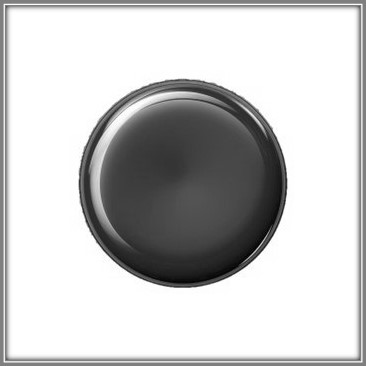
#> input picture LinjaGame/negraBienBorde.jpg, 366 x 366 px
$ python Linja.py
#> lines starting #> are read from the running program, lines starting #| are printed output that depends on the picture
# **Juego Linja**
### *Sistemas Inteligentes* (Curso 2023-2024)

# Alumna: Jimena Arnaiz González

# NOTA: En algún método hay prints interesantes como el de "fila ocupada" del método obtenerMov() o "turno perdido" de extraPerdida() comentados para que no se repitan a la hora de usar el minimax (jugada del jugador2).
# Hice eso porque no encontré una forma de hacer que no se me repitieran. También, respecto a este tema, hay dos métodos que están repetidos (un método con prints y otro sin prints) para evitar esa repetición. En esos dos, repito el código en vez de comentar los print directamente porque tienen varios prints que podrían servir de ayuda a la hora de realizar el movimiento en el jugador1.

#**Clase TableroLinja**
from copy import deepcopy
from typing import Tuple, List
import math

#librerías para mostrar el tablero con imgs
import numpy as np
import matplotlib.pyplot as plt
import matplotlib.image as mpimg

class TableroLinja:
    '''
    Constructor de la clase TableroLinja.

    @param matrix: Matriz que representa el estado inicial del tablero.
    '''
    def __init__(self, matrix):
        self.setMatrix(matrix)
        self.fil = len(matrix)
        self.col = len(matrix[0])
        self.turno = 1 #turno actual
        self.contMovs = 2
        self.turnoExtra = False
        self.filas2Mov = 0 #filas que puedes saltar en el movimiento 2

    '''
    Comprueba si dos instancias de TableroLinja son iguales.

    @param other: Otra instancia de TableroLinja para comparar.
    @return: True si las instancias son iguales, False en caso contrario.
    '''
    # [6 lines left out: function __eq__, not called in this run]

    '''
    Establece la matriz del objeto actual con una copia profunda de la matriz proporcionada.

    @param matrix: Nueva matriz para asignar al tablero.
    '''
    def setMatrix(self, matrix):
        self.matrix = deepcopy(matrix)

    '''
    Devuelve una copia profunda de la matriz almacenada en el objeto actual.

    @return: Copia profunda de la matriz.
    '''
    def getMatrix(self) -> List[List]:
        return deepcopy(self.matrix)

    '''
    Copia los atributos del tablero pasado por parámetro en el tablero actual.
    La utilizo para realizar en el minimax la copia de los estados hijos.

    @param other: Otra instancia de TableroLinja para copiar sus atributos.
    '''
    # [8 lines left out: function copyFrom, not called in this run]

    '''
    Imprime el tablero con letras.

    @return: Representación en cadena del tablero.
    '''
    # [8 lines left out: function imprimirTablero, not called in this run]

    '''
    Impresión del tablero con imágenes.
    Utiliza un diccionario que mapea valores en el tablero a nombres de archivos de imagen.

    @return: No debería de retornar nada, pero al llamarlo, me muestra None
    '''
    def imprimirTabConImagenes(self):
        #Diccionario que mapea valores en el tablero a nombres de archivos de imagen
        imagen_dict = {'R': 'rojaBienBorde.jpg', 'V': 'vacioBienBorde.jpg', 'N': 'negraBienBorde.jpg'}

        # Crea una figura y ejes
        fig, ax = plt.subplots()

        matriz = np.array(self.getMatrix())

        #Configura el tamaño de la figura para que coincida con el tamaño de la matriz
        fig.set_size_inches(np.array(matriz.shape[::-1]) / 2)

        #Itera sobre la matriz y mostrar imágenes según los valores en el tablero
        for i in range(matriz.shape[0]):
            for j in range(matriz.shape[1]):
                if matriz[i, j] in imagen_dict:
                    imagen = mpimg.imread(imagen_dict[matriz[i, j]])
#> imagen is the input picture: shape (366, 366, 3); min 0, max 255, mean 199.5
                    ax.imshow(imagen, extent=(j, j + 1, matriz.shape[0] - i - 1, matriz.shape[0] - i))

        #Dibuja líneas para separar las celdas en el borde derecho e inferior
        for i in range(matriz.shape[0]):
            ax.add_line(plt.Line2D([matriz.shape[1], matriz.shape[1]], [i, i + 1], color='black'))
#> this loop made 8 passes
        for j in range(matriz.shape[1]):
            ax.add_line(plt.Line2D([j, j + 1], [matriz.shape[0], matriz.shape[0]], color='black'))

        # Dibuja líneas para separar las celdas en el borde derecho e inferior
        for i in range(matriz.shape[0]):
            ax.add_line(plt.Line2D([matriz.shape[1], matriz.shape[1]], [i, i + 1], color='black'))
            ax.add_line(plt.Line2D([0, matriz.shape[1]], [i + 1, i + 1], color='black'))

        for j in range(matriz.shape[1]):
            ax.add_line(plt.Line2D([j, j + 1], [matriz.shape[0], matriz.shape[0]], color='black'))
            ax.add_line(plt.Line2D([j, j], [0, matriz.shape[0]], color='black'))

         # Dibuja líneas para los bordes exteriores
        ax.add_line(plt.Line2D([0, matriz.shape[1]], [0, 0], color='black'))
        ax.add_line(plt.Line2D([matriz.shape[1], matriz.shape[1]], [0, matriz.shape[0]], color='black'))
        ax.add_line(plt.Line2D([0, 0], [0, matriz.shape[0]], color='black'))
        ax.add_line(plt.Line2D([0, matriz.shape[1]], [matriz.shape[0], matriz.shape[0]], color='black'))

        #Configura ejes y muestra la figura
        ax.set_xlim(0, matriz.shape[1])
        ax.set_ylim(0, matriz.shape[0])
        ax.set_aspect('equal', 'box')
        ax.axis('off')

        plt.show()
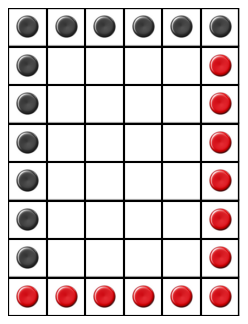
#> figure drawn by matplotlib, 1 panel


    '''
    Dada una fila y columna, coloca la pieza (tile) en dicha posición.

    @param fila: Fila de la posición.
    @param col: Columna de la posición.
    @param tile: Valor a colocar en la posición.
    '''
    def placeTile(self, fila: int, col: int, tile: int):
        if 0 <= fila < self.fil and 0 <= col < self.col:
            self.matrix[fila][col] = tile

    '''
    Elimina el elemento de la posición especificada.

    @param fila: Fila de la posición a eliminar.
    @param col: Columna de la posición a eliminar.
    '''
    def deleteTile(self, fila: int, col: int):
        if (0 <= fila < self.fil) and (0 <= col < self.col):
            self.matrix[fila][col] = 'V'

    '''
    Devuelve la celda correspondiente a la fila y columna pasadas por parámetro.

    @param fila: Fila de la celda.
    @param col: Columna de la celda.
    @return: Valor de la celda.
    '''
    def getCelda(self, fila: int, col: int):
        return self.matrix[fila][col]

    '''
    Devuelve las filas a las que puedes ir (no completas).

    @return: Lista de filas accesibles.
    '''
    # [13 lines left out: function isAvailable, not called in this run]

    '''
    Función de coste minimax (una función para fichas rojas y otra para negras).

    @param jugador: Jugador para el cual se calcula el coste (1 para fichas rojas, 2 para fichas negras).
    @return: Valor del coste minimax.
    '''
    # [15 lines left out: function utility, not called in this run]

    '''
    Halla los puntos del jugador pasado por parámetro.

    @param jugador: Jugador para el cual se calcula el puntaje (1 para fichas rojas, 2 para fichas negras).
    @return: Puntaje del jugador.
    '''
    # [14 lines left out: function puntuaje, not called in this run]

    '''
    Valida si la fila pasada por parámetro está dentro de los límites del tablero.

    @param row: Fila a validar.
    @return: True si la fila es válida, False en caso contrario.
    '''
    # [4 lines left out: function filaValida, not called in this run]

    '''
    Valida si la columna pasada por parámetro está dentro de los límites del tablero.

    @param col: Columna a validar.
    @return: True si la columna es válida, False en caso contrario.
    '''
    # [4 lines left out: function colValida, not called in this run]

    '''
    Retorna True si la fila pasada por parámetro está vacía (todos los elementos son 'V').

    @param row: Fila a verificar.
    @return: True si la fila está vacía, False en caso contrario.
    '''
    # [5 lines left out: function filaVacia, not called in this run]

    '''
    Dada una fila, devuelve una lista con las columnas que contienen elementos 'V' (celdas vacías).

    @param row: Fila a analizar.
    @return: Lista de columnas con celdas vacías.
    '''
    # [6 lines left out: function celdasVacias, not called in this run]

    '''
    Devuelve en qué movimiento se encuentra el jugador (1 para el primer movimiento, 2 para el segundo movimiento).

    @return: Número del movimiento actual.
    '''
    # [5 lines left out: function queMovEs, not called in this run]

    '''
    Valida si se puede realizar el movimiento especificado.

    @param fila: Fila de origen del movimiento.
    @param col: Columna de origen del movimiento.
    @param nCol: Nueva columna de destino del movimiento.
    @return: True si el movimiento es válido, False en caso contrario.
    '''
    # [36 lines left out: functions validarMov, validarMovConPrints, not called in this run]

    '''
    Método auxiliar creado para saber en minimax si el movimiento se puede realizar.

    @param row: Fila de origen del movimiento.
    @param col: Columna de origen del movimiento.
    @param nCol: Nueva columna de destino del movimiento.
    @return: True si el movimiento es posible, False en caso contrario.
    '''
    # [29 lines left out: function puedoHacerMov, not called in this run]


    '''mismo método que el anterior, pero con prints para que le salgan al jugador físico
       ya que en el minimax si dejo los prints, me salen muchas veces por las iteraciones
    '''
    # [29 lines left out: function puedoHacerMovConPrints, not called in this run]


    '''
    Prevé cuál es el primer movimiento que me da un segundo movimiento con un mayor número de casillas.
    Método que me devuelve un número entero correspondiente a dicho número.

    @param row: Fila sobre la que quiero saber las celdas ocupadas.
    @return: Número correspondiente al número de casillas ocupadas de dicha fila.
    '''
    # [8 lines left out: function numMovs, not called in this run]

    '''
    Indica la posición de la ficha que se mueve y hacia dónde se mueve (fila de destino).

    @param row: Fila de origen.
    @param col: Columna de origen.
    @param playerID: Jugador.
    @param numMov: Número de movimiento actual.
    @return: Lista que indica la posición de la ficha que se mueve y hacia dónde se mueve.
    '''
    # [39 lines left out: functions obtenerMov, cambiarTurno, not called in this run]

    '''
    Mueve una ficha (realiza un movimiento)

    @param row: Fila de origen.
    @param col: Columna de origen.
    @param nCol: Columna de destino.
    @return:
    '''
    # [29 lines left out: function moverFicha, not called in this run]

    '''
    Gestiona el turno extra y la pérdida de turno.

    @param nRow: Fila de destino.
    '''
    # [20 lines left out: function extraPerdida, not called in this run]


    '''
    Determina si se ha acabado la partida y qué jugador es el ganador.

    @return: 1 si el jugador 1 gana, 2 si el jugador 2 gana, 0 en caso de empate, -1 si la partida no ha terminado.
    '''
    # [195 lines left out: functions endGame, miniMax, performActionMinMax, AIAction, not called in this run]


matrizInicio=[['N','N','N','N','N','N'],
              ['N','V','V','V','V','R'],
              ['N','V','V','V','V','R'],
              ['N','V','V','V','V','R'],
              ['N','V','V','V','V','R'],
              ['N','V','V','V','V','R'],
              ['N','V','V','V','V','R'],
              ['R','R','R','R','R','R']]


salgo = False
movimiento = 'NULL'
print("Bienvenido al juego Linja, disfrute de la partida.\n")
print("\033[91mJugador 1 (R):\033[0m______\nJugador 2 (N): IA\n")

tab = TableroLinja(matrizInicio)
print(tab.imprimirTabConImagenes())

while not salgo:
    #print(tab.imprimirTabConImagenes())
    print("--------------------------------------")
    print(f"Turno extra: {tab.turnoExtra}")
    print(f"ContMovs: {tab.contMovs}")
    print("--------------------------------------")

    if tab.turno == 1: # Verifica si es el turno del jugador humano (jugador 1)
        print() #me aseguro de que el input salga después de los anteriores print
        try:
#> (the run stopped early here; a loop or call above may not have finished)
